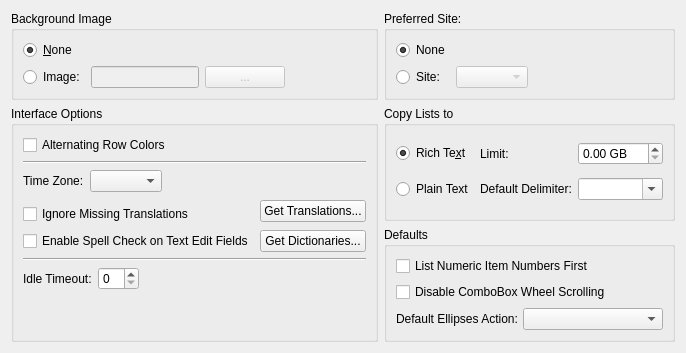
     <widget class="QWidget" name="_application">
      <attribute name="title">
       <string>Application</string>
      </attribute>
      <layout class="QGridLayout" name="gridLayout_3">
       <item row="0" column="0">
        <widget class="QGroupBox" name="_backgroundImageGroup">
         <property name="sizePolicy">
          <sizepolicy hsizetype="Preferred" vsizetype="Expanding">
           <horstretch>0</horstretch>
           <verstretch>0</verstretch>
          </sizepolicy>
         </property>
         <property name="title">
          <string>Background Image</string>
         </property>
         <layout class="QGridLayout" name="gridLayout_10">
          <item row="0" column="0">
           <widget class="QRadioButton" name="_noBackgroundImage">
            <property name="text">
             <string>&amp;None</string>
            </property>
            <property name="checked">
             <bool>true</bool>
            </property>
           </widget>
          </item>
          <item row="1" column="0">
           <widget class="QRadioButton" name="_backgroundImage">
            <property name="text">
             <string>Image:</string>
            </property>
           </widget>
          </item>
          <item row="1" column="1">
           <layout class="QHBoxLayout">
            <item>
             <widget class="XLineEdit" name="_background">
              <property name="enabled">
               <bool>false</bool>
              </property>
             </widget>
            </item>
            <item>
             <widget class="QPushButton" name="_backgroundList">
              <property name="enabled">
               <bool>false</bool>
              </property>
              <property name="text">
               <string>...</string>
              </property>
             </widget>
            </item>
            <item>
             <spacer>
              <property name="orientation">
               <enum>Qt::Horizontal</enum>
              </property>
              <property name="sizeHint" stdset="0">
               <size>
                <width>40</width>
                <height>20</height>
               </size>
              </property>
             </spacer>
            </item>
           </layout>
          </item>
         </layout>
        </widget>
       </item>
       <item row="0" column="1">
        <widget class="QGroupBox" name="_warehouseGroup">
         <property name="sizePolicy">
          <sizepolicy hsizetype="Preferred" vsizetype="Expanding">
           <horstretch>0</horstretch>
           <verstretch>0</verstretch>
          </sizepolicy>
         </property>
         <property name="title">
          <string>Preferred Site:</string>
         </property>
         <layout class="QGridLayout" name="gridLayout_11">
          <item row="0" column="0">
           <widget class="QRadioButton" name="_noWarehouse">
            <property name="text">
             <string>None</string>
            </property>
            <property name="checked">
             <bool>true</bool>
            </property>
           </widget>
          </item>
          <item row="1" column="0">
           <widget class="QRadioButton" name="_selectedWarehouse">
            <property name="text">
             <string>Site:</string>
            </property>
           </widget>
          </item>
          <item row="1" column="1">
           <layout class="QHBoxLayout">
            <item>
             <widget class="WComboBox" name="_warehouse">
              <property name="enabled">
               <bool>false</bool>
              </property>
             </widget>
            </item>
            <item>
             <spacer>
              <property name="orientation">
               <enum>Qt::Horizontal</enum>
              </property>
              <property name="sizeHint" stdset="0">
               <size>
                <width>40</width>
                <height>20</height>
               </size>
              </property>
             </spacer>
            </item>
           </layout>
          </item>
         </layout>
        </widget>
       </item>
       <item row="1" column="1">
        <widget class="QGroupBox" name="groupBox">
         <property name="sizePolicy">
          <sizepolicy hsizetype="Preferred" vsizetype="Expanding">
           <horstretch>0</horstretch>
           <verstretch>0</verstretch>
          </sizepolicy>
         </property>
         <property name="title">
          <string>Copy Lists to</string>
         </property>
         <layout class="QGridLayout" name="gridLayout">
          <item row="0" column="0">
           <widget class="QRadioButton" name="_richText">
            <property name="text">
             <string>Rich Te&amp;xt</string>
            </property>
            <property name="checked">
             <bool>true</bool>
            </property>
           </widget>
          </item>
          <item row="0" column="1">
           <widget class="QLabel" name="_richLimitLit">
            <property name="text">
             <string>Limit:</string>
            </property>
           </widget>
          </item>
          <item row="0" column="2">
           <widget class="QDoubleSpinBox" name="_richLimit">
            <property name="prefix">
             <string/>
            </property>
            <property name="suffix">
             <string> GB</string>
            </property>
            <property name="maximum">
             <double>100.000000000000000</double>
            </property>
            <property name="singleStep">
             <double>0.250000000000000</double>
            </property>
           </widget>
          </item>
          <item row="1" column="0">
           <widget class="QRadioButton" name="_plainText">
            <property name="text">
             <string>Plain Text</string>
            </property>
           </widget>
          </item>
          <item row="1" column="2">
           <widget class="QComboBox" name="_delimiter">
            <property name="editable">
             <bool>true</bool>
            </property>
           </widget>
          </item>
          <item row="1" column="1" alignment="Qt::AlignRight">
           <widget class="QLabel" name="label_5">
            <property name="text">
             <string>Default Delimiter:</string>
            </property>
           </widget>
          </item>
         </layout>
        </widget>
       </item>
       <item row="2" column="1">
        <widget class="QGroupBox" name="_defaultsGroup">
         <property name="sizePolicy">
          <sizepolicy hsizetype="Preferred" vsizetype="Expanding">
           <horstretch>0</horstretch>
           <verstretch>0</verstretch>
          </sizepolicy>
         </property>
         <property name="title">
          <string>Defaults</string>
         </property>
         <layout class="QGridLayout" name="gridLayout_4">
          <item row="2" column="0">
           <layout class="QHBoxLayout">
            <property name="spacing">
             <number>5</number>
            </property>
            <item>
             <widget class="QLabel" name="_ellipsesActionLit">
              <property name="sizePolicy">
               <sizepolicy hsizetype="Minimum" vsizetype="Preferred">
                <horstretch>0</horstretch>
                <verstretch>0</verstretch>
               </sizepolicy>
              </property>
              <property name="text">
               <string>Default Ellipses Action:</string>
              </property>
              <property name="buddy">
               <cstring>_ellipsesAction</cstring>
              </property>
             </widget>
            </item>
            <item>
             <widget class="XComboBox" name="_ellipsesAction">
              <property name="sizePolicy">
               <sizepolicy hsizetype="MinimumExpanding" vsizetype="Fixed">
                <horstretch>0</horstretch>
                <verstretch>0</verstretch>
               </sizepolicy>
              </property>
             </widget>
            </item>
           </layout>
          </item>
          <item row="0" column="0">
           <widget class="QCheckBox" name="_listNumericItemsFirst">
            <property name="text">
             <string>List Numeric Item Numbers First</string>
            </property>
           </widget>
          </item>
          <item row="1" column="0">
           <widget class="QCheckBox" name="_disableWheelEvent">
            <property name="text">
             <string>Disable ComboBox Wheel Scrolling</string>
            </property>
           </widget>
          </item>
         </layout>
        </widget>
       </item>
       <item row="1" column="0" rowspan="2">
        <widget class="QGroupBox" name="_interfaceGroup">
         <property name="sizePolicy">
          <sizepolicy hsizetype="Preferred" vsizetype="Expanding">
           <horstretch>0</horstretch>
           <verstretch>0</verstretch>
          </sizepolicy>
         </property>
         <property name="title">
          <string>Interface Options</string>
         </property>
         <layout class="QGridLayout" name="gridLayout_9">
          <item row="0" column="0">
           <widget class="QCheckBox" name="_alternating">
            <property name="text">
             <string>Alternating Row Colors</string>
            </property>
           </widget>
          </item>
          <item row="5" column="2" rowspan="2">
           <widget class="QPushButton" name="_translations">
            <property name="text">
             <string>Get Translations...</string>
            </property>
           </widget>
          </item>
          <item row="7" column="0" colspan="2">
           <widget class="QCheckBox" name="_enableSpell">
            <property name="sizePolicy">
             <sizepolicy hsizetype="MinimumExpanding" vsizetype="Fixed">
              <horstretch>0</horstretch>
              <verstretch>0</verstretch>
             </sizepolicy>
            </property>
            <property name="text">
             <string>Enable Spell Check on Text Edit Fields</string>
            </property>
           </widget>
          </item>
          <item row="3" column="0" colspan="3">
           <layout class="QHBoxLayout" name="horizontalLayout_3">
            <item>
             <widget class="XLabel" name="_tzLit">
              <property name="text">
               <string>Time Zone:</string>
              </property>
             </widget>
            </item>
            <item>
             <widget class="XComboBox" name="_tz">
              <property name="allowNull">
               <bool>true</bool>
              </property>
              <property name="nullStr">
               <string>Server Default</string>
              </property>
             </widget>
            </item>
            <item>
             <spacer name="horizontalSpacer_3">
              <property name="orientation">
               <enum>Qt::Horizontal</enum>
              </property>
              <property name="sizeHint" stdset="0">
               <size>
                <width>40</width>
                <height>20</height>
               </size>
              </property>
             </spacer>
            </item>
           </layout>
          </item>
          <item row="7" column="2">
           <widget class="QPushButton" name="_dictionaries">
            <property name="text">
             <string>Get Dictionaries...</string>
            </property>
           </widget>
          </item>
          <item row="6" column="0">
           <widget class="QCheckBox" name="_ignoreTranslation">
            <property name="sizePolicy">
             <sizepolicy hsizetype="MinimumExpanding" vsizetype="Fixed">
              <horstretch>0</horstretch>
              <verstretch>0</verstretch>
             </sizepolicy>
            </property>
            <property name="text">
             <string>Ignore Missing Translations</string>
            </property>
           </widget>
          </item>
          <item row="8" column="0" colspan="3">
           <widget class="Line" name="line_2">
            <property name="orientation">
             <enum>Qt::Horizontal</enum>
            </property>
           </widget>
          </item>
          <item row="1" column="0" rowspan="2" colspan="3">
           <widget class="Line" name="line">
            <property name="orientation">
             <enum>Qt::Horizontal</enum>
            </property>
           </widget>
          </item>
          <item row="9" column="0" colspan="3">
           <layout class="QHBoxLayout" name="horizontalLayout_5">
            <item>
             <widget class="QLabel" name="_idleTimeoutLit">
              <property name="text">
               <string>Idle Timeout:</string>
              </property>
              <property name="buddy">
               <cstring>_idleTimeout</cstring>
              </property>
             </widget>
            </item>
            <item>
             <widget class="QSpinBox" name="_idleTimeout"/>
            </item>
            <item>
             <spacer>
              <property name="orientation">
               <enum>Qt::Horizontal</enum>
              </property>
              <property name="sizeHint" stdset="0">
               <size>
                <width>40</width>
                <height>20</height>
               </size>
              </property>
             </spacer>
            </item>
           </layout>
          </item>
          <item row="10" column="0">
           <spacer name="verticalSpacer_2">
            <property name="orientation">
             <enum>Qt::Vertical</enum>
            </property>
            <property name="sizeHint" stdset="0">
             <size>
              <width>20</width>
              <height>40</height>
             </size>
            </property>
           </spacer>
          </item>
         </layout>
        </widget>
       </item>
      </layout>
     </widget>
